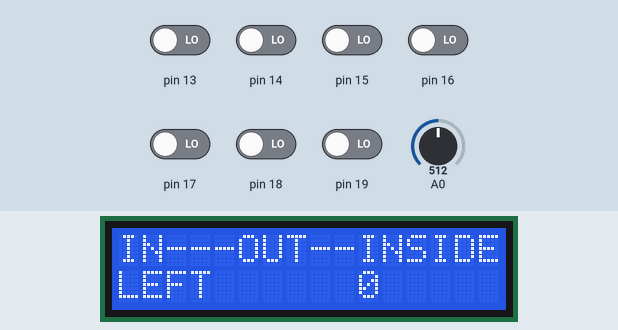
This sketch was run on a simulated Arduino Uno, built with avr-gcc and run on an emulated ATmega328P. Parts: 16×2 character LCD. Inputs (shaded band) come from the test bench; at power-on: pin 13–19 LOW, A0 = 512. What the sketch prints to the serial monitor is not drawn.

Above: at 1.6 s.
1.7 s: A0 set to 440
At 2.9 s:
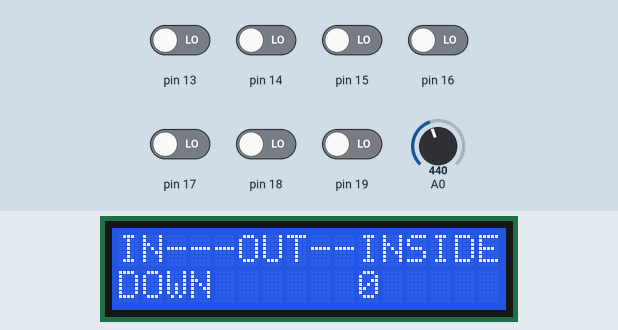
3.5 s: A0 set to 660
At 4.4 s:
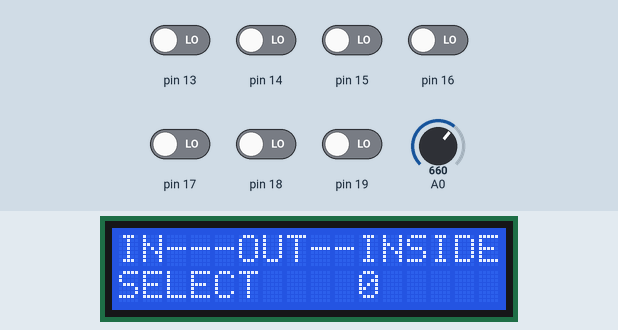
5.5 s: A0 set to 900
At 7.1 s:
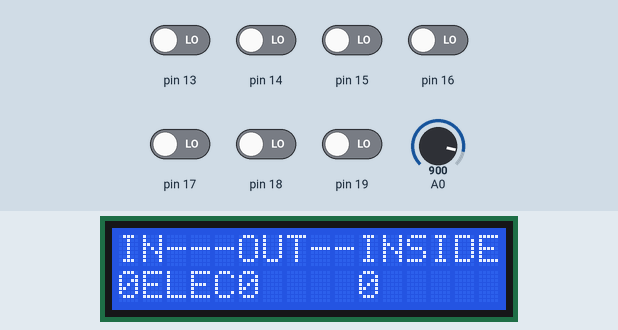
7.5 s: A0 set to 1010
At 8.6 s:
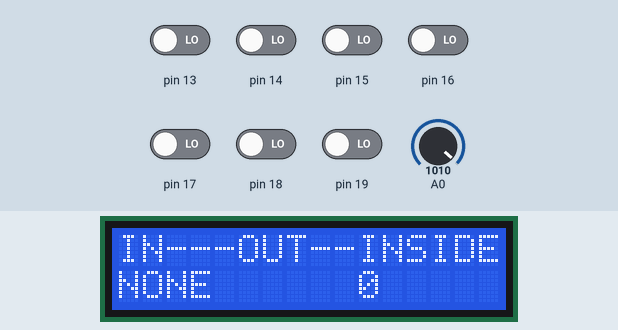
9.5 s: A0 set to 990
At 11.2 s:
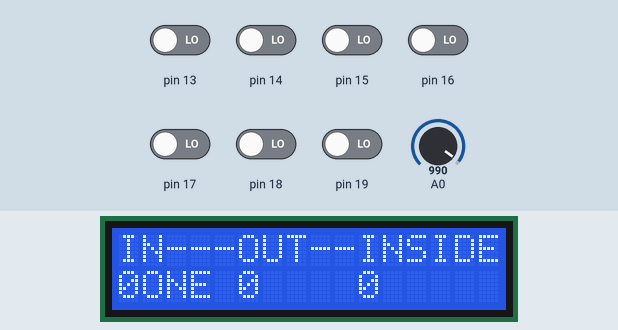
11.5 s: A0 set to 122
At 12.9 s:
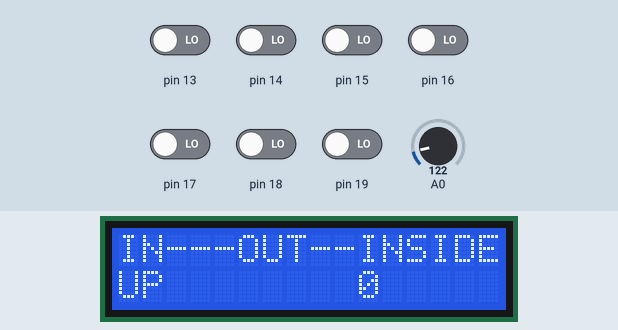
Timing chart, 0 to 14.5 s (numbered marks = the images above; inputs shaded):
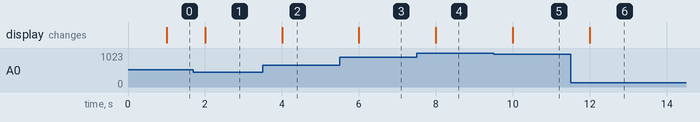

The sketch:

Compteur_d_abeille_20_gate_+_LCD.ino
```cpp
//[LCD]Sample using LiquidCrystal library
#include <LiquidCrystal.h>

/************************************************************

This program will counts bees and show the amount on the screen LCD
Zibnitskiy Aleksey, December 2016

************************************************************/
//[LCD initilization]_________________________________________________
// select the pins used on the LCD panel
LiquidCrystal lcd(8, 9, 4, 5, 6, 7);

int lcd_key     = 0;
int adc_key_in  = 0;
#define btnRIGHT  0
#define btnUP     1
#define btnDOWN   2
#define btnLEFT   3
#define btnSELECT 4
#define btnNONE   5

// read the buttons function
int read_LCD_buttons()
{
 adc_key_in = analogRead(0);      // read the value from the sensor
 // my buttons when read are centered at these valies: 0, 144, 329, 504, 741
 // we add approx 50 to those values and check to see if we are close
 if (adc_key_in > 1000) return btnNONE; // We make this the 1st option for speed reasons since it will be the most likely result
 // For V1.1 us this threshold
 if (adc_key_in < 50)   return btnRIGHT;
 if (adc_key_in < 250)  return btnUP;
 if (adc_key_in < 450)  return btnDOWN;
 if (adc_key_in < 650)  return btnLEFT;
 if (adc_key_in < 850)  return btnSELECT;
}
//[LCD initilization]_________________________________________________


//[bees counter initilization]+++++++++++++++++++++++++++++++++++++++++++
//Sensors array (physic state)
int sensorRangeA [20];                            //Alfa sensor array
int sensorRangeB [20];                            //Beta sensor array

//Sensor array states (memoy state)
int gateALastStat [20];                          //Alfa sensor state
int gateBLastStat [20];                          //Beta sensor state
//int gateSensPassag[20];                          //passage sens in the gate [0] = nothing, [1] = in, [2] = out.

//Time variables
unsigned long currentTime = 0;                    //run time of Mega
unsigned long gateStartPassage[20];               //start passage time per gate
unsigned long gateEndPassage[20];                 //end passage time per gate
unsigned long delayGate = 0;                      //common passage time
unsigned long sumDelayGate = 0;                 //sum of all delays

//incremental variables
int ins = 0;                               //counts ins and outs
int outs = 0;                              //qty outputs
int quantity = 0;                          //Inside the hive
int difference = 0;                        //difference between out and in (only if out > in)
int i = 0;                                //lambda incremental
int nbGatePassages = 0;                   //Qty of passages per 20 sensors


int bootReady = 0;                        //ready for work


int count = 0;                                   // this just tests if there has been a change in our bee count
int lcount = 0;
//[bees counter initilization]+++++++++++++++++++++++++++++++++++++++++++

void setup() {
//[LCD initilization]_________________________________________________
  lcd.begin(16, 2);              // start the library
  lcd.setCursor(0,0);
  lcd.print("IN---OUT--INSIDE"); // print a simple message
//[LCD initilization]_________________________________________________

//[bees counter SETUP]++++++++++++++++++++++++++++++++++++++
  // initialize sensors as an input + set delay to 0
  //start prom pin digital 13.
  for (i = 13; i < 33; i++){
    //read ditital inputs
    pinMode(i, INPUT);
    pinMode((i + 20), INPUT);

    //initilization
    gateALastStat[i - 13] = 0;
    gateBLastStat[i - 13] = 0;
    gateStartPassage[i-13] = 0;
    gateEndPassage[i-13] = 0;

  }

  // initialize serial communication:
  Serial.begin(38400);  //a bit different than the Arduino here.... 38400
}
//[bees counter SETUP]++++++++++++++++++++++++++++++++++++++

void loop() {
  //Boot delay (startup sequence)
  if (bootReady != 0 ){
    delay(1000);
    bootReady = 1;
  }

  //Read Arduino time
  currentTime = millis();


  //==============================================================================================================
  // read all sensors:
  //Start from physic pin 13
  for (i = 13; i < 33; i ++) {
    //read sensors
    sensorRangeA[i-13] = digitalRead(i);
    sensorRangeB[i-13] = digitalRead(i + 20);

    //reset gate's memory if gate Ax and Bx are both down ( need to avoid +1-1 bug)
    if (( sensorRangeA[i-13] == 0) and ( sensorRangeB[i-13] == 0)) {
      gateALastStat[i - 13] = 0;
      gateBLastStat[i - 13] = 0;
      gateStartPassage[i-13] = 0;
      gateEndPassage[i- 13] = 0;

     }

    // if gate A  = 1 so gate memory  = 1. Also read time   ( -->[A]__[B]__  )
    if (( sensorRangeA[i-13] == 1) and (gateALastStat[i-13] != 2)) {

      gateALastStat[i-13] = 1;
      gateStartPassage[i-13] = millis();    //read entering time

    }
    else if ((sensorRangeA[i-13] == 0) and (gateALastStat[i-13] == 2) ){
      gateALastStat[i-13] = 0;
    }


    // if gate B  = 1 so memory gate = 1. Also read time   ( __[A]__[B]<--  )
    if (( sensorRangeB[i-13] == 1) and (gateBLastStat[i-13] != 2)){
        gateBLastStat[i-13] = 1;
        gateStartPassage[i-13] = millis();

    }
    else if ((sensorRangeB[i-13] == 0)and (gateBLastStat[i-13] == 2)  ){
        gateBLastStat[i-13] = 0;
    }

  }

  //==============================================================================================================
  //Compare input for every gate
  for (i = 0; i < 2; i++){


  //Calculate which was the dirrection of passage
  if ((gateALastStat[i] == 1) and ( gateBLastStat[i] == 1)){            //If gate memories are in the transition state

    //avoid 2 bees in Gate collision (  -->[]  []<--  )
    if (( (gateEndPassage[i] - gateStartPassage[i]) < delayGate ) and (nbGatePassages > 3)){
      //Reset gate memory
      gateALastStat[i] = 0;
      //gateBLastStat[i] = 0;

      continue;
    }


    //If the gate A is 0 => understand it as exit ( --[A]--[B]--> )
    if  ((sensorRangeA[i] == 0) and (sensorRangeB[i] == 1)){

      //read exiting time
      gateEndPassage[i] = millis();
      ins++;    //incrementer bees
      //
      nbGatePassages++;
      sumDelayGate = sumDelayGate + (gateEndPassage[i] - gateStartPassage[i]);


      //Reset gate memory
      gateALastStat[i] = 0;
      gateBLastStat[i] = 2;
    }

    //si gate B est à 0 => considerer comme sortie ( <--[A]--[B]-- )
    if  ((sensorRangeB[i] == 0) and (sensorRangeA[i] == 1)){

      gateEndPassage[i] = millis();   //lire moment de passage fin
      outs++;    //décrementer


      sumDelayGate = sumDelayGate + (gateEndPassage[i] - gateStartPassage[i]);
      nbGatePassages++;

      //Reset gate memory
    gateALastStat[i] = 2;
    gateBLastStat[i] = 0;
    }

    //==============================================================================================================


    //calculer la moyenne de passage
    delayGate = (sumDelayGate/nbGatePassages);


  }

  }


  //compter les abeilles dans la ruche
  if (outs < ins) {
  count = ins - outs;
  }
  else if (outs > (ins + difference)){
    difference = outs - ins;
    count = ins - outs + difference;
  }

  if ((lcount != count) or ((currentTime / (currentTime/1000)) == 1000  ))  {          // if the count has changed we print the new count


//[LCD refesh]_________________________________________________
{
  lcd.setCursor(0,1);
  lcd.print(ins);
  lcd.setCursor(5,1);
  lcd.print(outs);
  lcd.setCursor(10,1);
  lcd.print(count);

 lcd.setCursor(0,1);            // move to the begining of the second line
 lcd_key = read_LCD_buttons();  // read the buttons

 switch (lcd_key)               // depending on which button was pushed, we perform an action
 {
   case btnRIGHT:
     {
     lcd.print("RIGHT ");
     break;
     }
   case btnLEFT:
     {
     lcd.print("LEFT   ");
     break;
     }
   case btnUP:
     {
     lcd.print("UP    ");
     break;
     }
   case btnDOWN:
     {
     lcd.print("DOWN  ");
     break;
     }
   case btnSELECT:
     {
     lcd.print("SELECT");
     break;
     }
     case btnNONE:
     {
     lcd.print("NONE  ");
     break;
     }
 }
//[LCD refesh]_________________________________________________

  //Serial print for debbuging++++++++++++++++++++++++++++++++++++++
  Serial.println("=============================================================");
    Serial.println("---IN------OUT-----INSIDE---");
      Serial.print("--");
        Serial.print(ins);
      Serial.print("--");
        Serial.print(outs);
      Serial.print("--");
        Serial.print(count);
      Serial.println("--");
    Serial.print("delai moyen = " );
      Serial.println(delayGate);
    Serial.println("=============================================================");

    //serial write test
    Serial.println(sensorRangeA[0]);
    Serial.println(gateALastStat[0]);
    Serial.println(sensorRangeB[0]);
    Serial.println(gateBLastStat[0]);
    Serial.println(currentTime);
    Serial.println(gateStartPassage[0]);
    Serial.println(gateEndPassage[0]);
    Serial.println(sumDelayGate);
    Serial.println(nbGatePassages);
  Serial.println("\n");


    lcount = count;
  }

  }
}
```

Measured:
- after the input at 1.7 s, the display: changes after 0.30 s (image 1)
- after the input at 3.5 s, the display: changes after 0.50 s (image 2)
- after the input at 5.5 s, the display: changes after 0.50 s (image 3)
- after the input at 7.5 s, the display: changes after 0.50 s (image 4)
- after the input at 9.5 s, the display: changes after 0.50 s (image 5)
- after the input at 11.5 s, the display: changes after 0.50 s (image 6)
